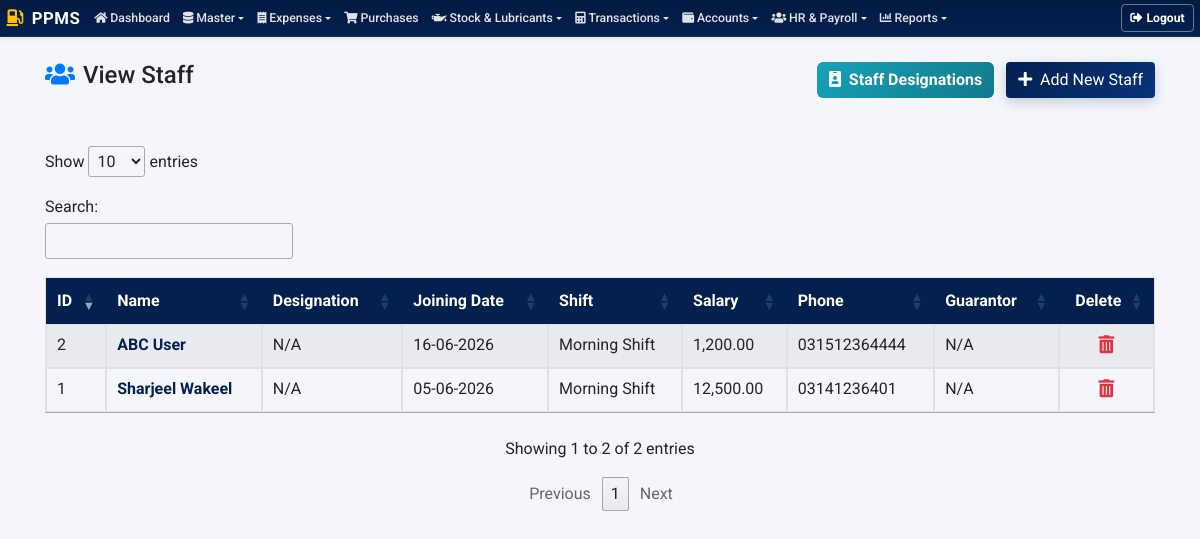
The page /staff/staff-list.php (signed in) on the database as committed earlier.
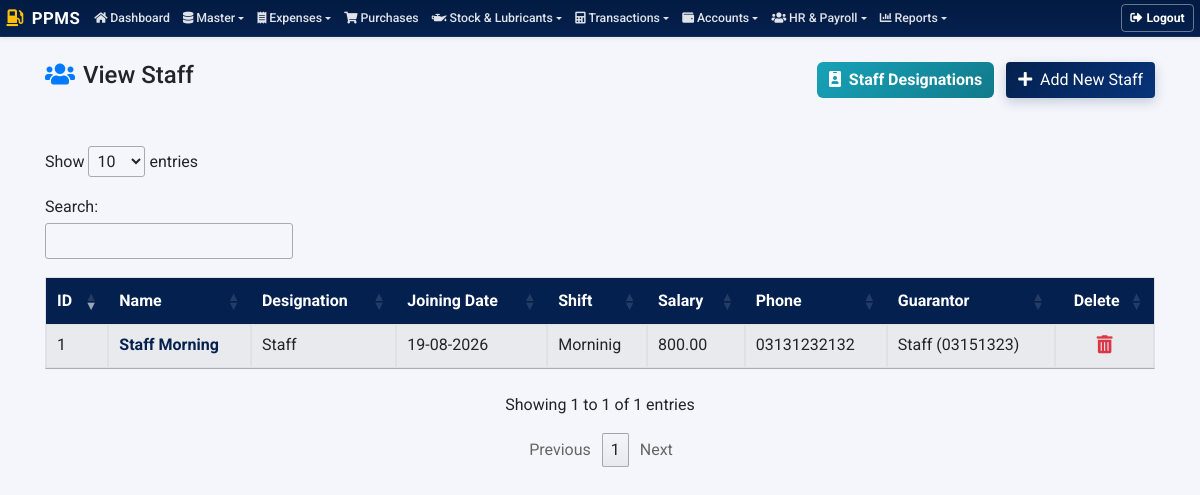
The same page on the database as committed later.
### tables this page shows
CREATE TABLE `tbl_staff` (
  `id` int(11) NOT NULL,
  `first_name` varchar(128) NOT NULL,
  `last_name` varchar(128) NOT NULL,
  `role_id` int(11) NOT NULL,
  `joining_date` date NOT NULL,
  `shift_id` int(11) NOT NULL,
  `salary` decimal(10,2) NOT NULL DEFAULT 0.00,
  `experience` varchar(255) DEFAULT NULL,
  `address` varchar(512) DEFAULT NULL,
  `phone` varchar(32) NOT NULL DEFAULT '',
  `created_at` datetime NOT NULL DEFAULT current_timestamp(),
  `updated_at` datetime NOT NULL DEFAULT current_timestamp() ON UPDATE current_timestamp(),
  `deleted_at` datetime DEFAULT NULL
);

CREATE TABLE `tbl_shifts` (
  `id` int(11) NOT NULL,
  `name` varchar(128) NOT NULL,
  `start_time` time NOT NULL,
  `end_time` time NOT NULL,
  `status` enum('Active','Inactive') NOT NULL DEFAULT 'Active',
  `deleted_at` datetime DEFAULT NULL
);

CREATE TABLE `tbl_staff_roles` (
  `id` int(11) NOT NULL,
  `name` varchar(128) NOT NULL,
  `created_at` timestamp NOT NULL DEFAULT current_timestamp(),
  `updated_at` timestamp NOT NULL DEFAULT current_timestamp() ON UPDATE current_timestamp(),
  `deleted_at` datetime DEFAULT NULL
);

CREATE TABLE `tbl_staff_guarantors` (
  `id` int(11) NOT NULL,
  `staff_id` int(11) NOT NULL,
  `name` varchar(128) NOT NULL,
  `phone` varchar(32) NOT NULL DEFAULT '',
  `address` varchar(512) DEFAULT NULL
);

### include/permissions.php (called while the page is built, shortened)
<?php
require_once __DIR__ . '/config.php';
function has_permission($module_slug, $action) {
    global $connection;
    $user_id = intval($_SESSION['loggedInUser']);
    $user_res = mysqli_query($connection, "SELECT type, role_id FROM tbl_accounts WHERE id = '$user_id' LIMIT 1");
    if (!$user_res || !($user = mysqli_fetch_assoc($user_res))) {
        return false;
    }
    if (strtolower(trim($user['type'] ?? '')) === 'admin') {
        return true;
    }
    return false;
}
?>

### staff/staff-list.php (the view, shortened to what this page needs)
<?php
require '../include/config.php';
require '../include/permissions.php';
$canAdd    = has_permission('staff', 'add');
$canEdit   = has_permission('staff', 'edit');
$canDelete = has_permission('staff', 'delete');
?>
<!DOCTYPE html>
<html lang="en">
  <head>
		<link rel="stylesheet" href="https://stackpath.bootstrapcdn.com/bootstrap/4.3.1/css/bootstrap.min.css">
		<link rel="stylesheet" href="https://cdnjs.cloudflare.com/ajax/libs/font-awesome/5.11.2/css/all.min.css" />
		<link rel="stylesheet" href="https://cdn.datatables.net/1.10.20/css/jquery.dataTables.min.css" />
		<link rel="stylesheet" href="../include/style.css?v=1.0.1" />
	</head>
	<body>
        <?php include('../include/navbar.php');?>
		<main class="main">
			<div class="container pt-4 pb-4">
				<div class="row mb-5 align-items-center">
					<div class="col-md-6">
						<h4><i class="fas fa-users mr-2 text-primary"></i>View Staff</h4>
					</div>
					<div class="col-md-6 text-right">
						<a href="staff-roles-list.php" class="btn btn-info font-weight-bold mr-2" style="border-radius:6px; background:linear-gradient(135deg, #17a2b8 0%, #117a8b 100%); border:none;"><i class="fas fa-id-badge mr-1"></i> Staff Designations</a>
                        <?php if ($canAdd): ?>
						<a href="add-staff.php" class="btn btn-primary"><i class="fas fa-plus mr-1"></i> Add New Staff</a>
                        <?php endif; ?>
					</div>
				</div>
				<table id="staffListTable" class="table table-striped table-bordered">
					<thead>
						<tr>
							<th>ID</th>
							<th>Name</th>
							<th>Designation</th>
							<th>Joining Date</th>
							<th>Shift</th>
							<th>Salary</th>
							<th>Phone</th>
							<th>Guarantor</th>
                            <?php if ($canDelete): ?>
							<th style="text-align: center;">Delete</th>
                            <?php endif; ?>
						</tr>
					</thead>
					<tbody>
						<?php
						$sql = "SELECT s.*, r.name as role_name, sh.name as shift_name, g.name as guarantor_name, g.phone as guarantor_phone
                                FROM tbl_staff s
                                LEFT JOIN tbl_staff_roles r ON s.role_id = r.id
                                LEFT JOIN tbl_shifts sh ON s.shift_id = sh.id
                                LEFT JOIN tbl_staff_guarantors g ON s.id = g.staff_id
                                WHERE (s.deleted_at IS NULL OR s.deleted_at = '0000-00-00 00:00:00')
                                ORDER BY s.id DESC";
						$result = mysqli_query($connection, $sql);
						if($result && mysqli_num_rows($result) > 0){
							while($row = mysqli_fetch_assoc($result)){
                                $fullName = $row['first_name'] . ' ' . $row['last_name'];
                                $guarantor_display = 'N/A';
                                if (!empty($row['guarantor_name'])) {
                                    $guarantor_display = htmlspecialchars($row['guarantor_name']);
                                    if (!empty($row['guarantor_phone'])) {
                                        $guarantor_display .= ' (' . htmlspecialchars($row['guarantor_phone']) . ')';
                                    }
                                }
                                $staffNameDisplay = $canEdit
                                    ? '<a href="edit-staff.php?id='.$row['id'].'" class="font-weight-bold" style="color: var(--primary-color);">'.htmlspecialchars($fullName).'</a>'
                                    : '<strong>'.htmlspecialchars($fullName).'</strong>';
								echo'
									<tr>
										<td>'.$row['id'].'</td>
										<td>'.$staffNameDisplay.'</td>
										<td>'.htmlspecialchars($row['role_name'] ?? 'N/A').'</td>
										<td>'.date("d-m-Y", strtotime($row['joining_date'])).'</td>
										<td>'.htmlspecialchars($row['shift_name'] ?? 'N/A').'</td>
										<td>'.number_format($row['salary'], 2).'</td>
										<td>'.htmlspecialchars($row['phone']).'</td>
										<td>'.$guarantor_display.'</td>';
                                if ($canDelete) {
                                    echo '<td class="text-center"><a class="btn btn-large btn-link p-0 text-danger" onclick="deletestaff('.$row['id'].')"><i class="fas fa-trash-alt" style="font-size: 18px;"></i></a></td>';
                                }
								echo '</tr>';
							}
						}
						?>
					</tbody>
				</table>
			</div>
		</main>
    </body>
</html>

Rows that differ between the two databases and show on the page:
removed tbl_staff: id "2", fullName "ABC User", role_name "N/A", joining_date "16-06-2026", shift.name "Morning Shift", salary "1,200.00", phone "031512364444", guarantor_display "N/A"
changed tbl_staff id 1: fullName "Sharjeel Wakeel" → "Staff Morning"; tbl_staff_roles.name "N/A" → "Staff"; joining_date "05-06-2026" → "19-08-2026"; shift.name "Morning Shift" → "Morninig"; salary "12,500.00" → "800.00"; phone "03141236401" → "03131232132"; tbl_staff_guarantors.name+phone "N/A" → "Staff (03151323)"
Other text that changed with them:
text written by a page script: "Show entries Search: Showing 1 to 2 of 2 entries Previous 1 Next" → "Show entries Search: Showing 1 to 1 of 1 entries Previous 1 Next"
